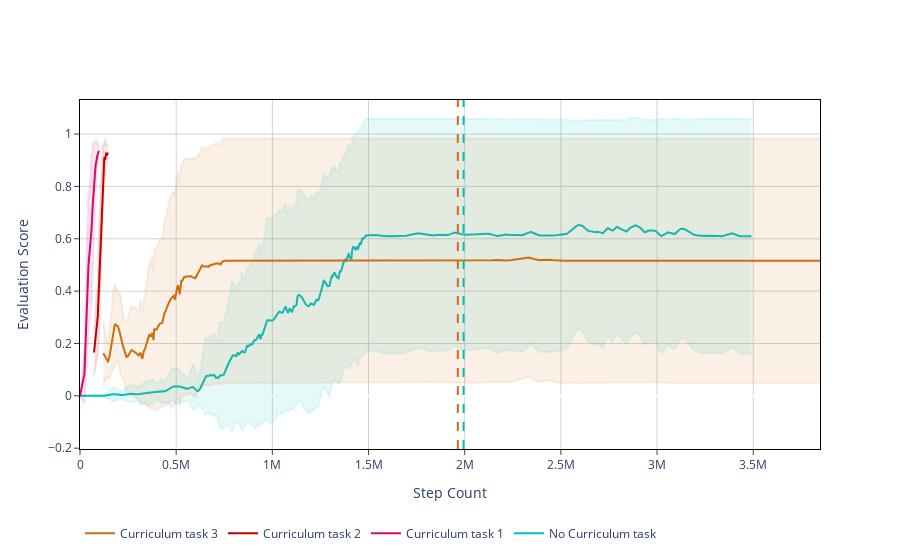

Notebook cell for this chart:
### Markdown cell above
### All runs visualized

### Code cell
vis.plot_trajectories(
    [dqn_stats_nocurr, dqn_stats_curr],
    time_domain='steps',
    task_trace_start='mean',
    show_std=True,
    show_stop_time=True,
)
